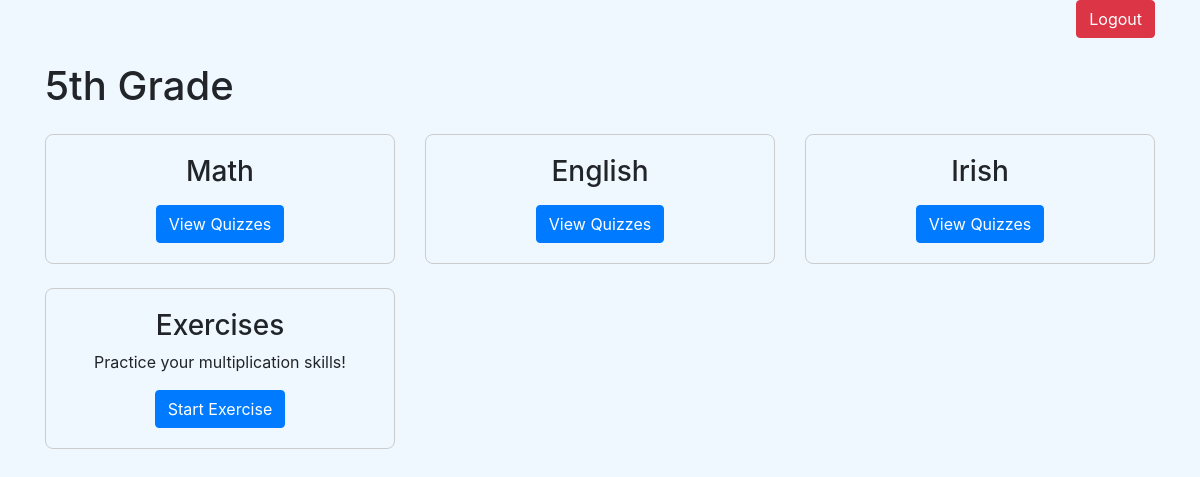
The app's page /education/ (signed in), older data.
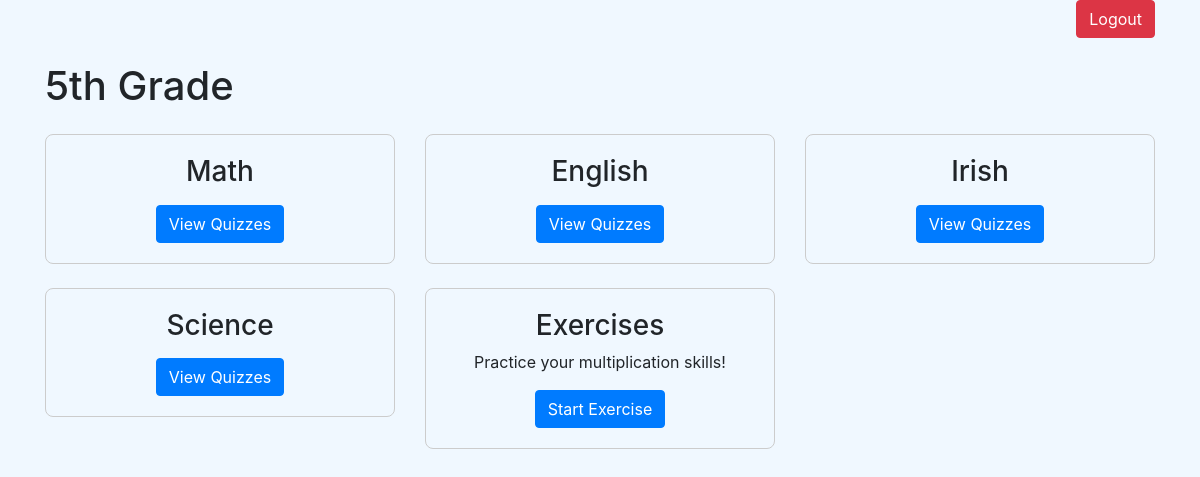
The same page, newer data.
### education/models.py (models this page shows, shortened)
class Category(models.Model):
    name = models.CharField(max_length=100)

### education/views.py (the view)
# urls.py: path('', home_view, name='home'),
@login_required
def home_view(request):
    categories = Category.objects.all()
    return render(request, 'education/home.html', {'categories': categories})

### education/templates/education/home.html (shortened to what this page needs)
{% load static %}
<!DOCTYPE html>
<html lang="en">
<head>
    <link href="https://stackpath.bootstrapcdn.com/bootstrap/4.5.2/css/bootstrap.min.css" rel="stylesheet">
</head>
<body>
    <div class="container">
        <div class="logout-link">
            <form method="POST" action="{% url 'logout' %}">
                <button type="submit" class="btn btn-danger">Logout</button>
            </form>
        </div>
        <h1 class="mt-4 mb-4">5th Grade</h1>
        <div class="row">
            {% for category in categories %}
                <div class="col-md-4 mb-4">
                    <div class="category-card">
                        <h3>{{ category.name }}</h3>
                        <a href="{% url 'quiz_list' %}?category={{ category.id }}" class="btn btn-primary">View Quizzes</a>
                    </div>
                </div>
            {% endfor %}
            <div class="col-md-4 mb-4">
                <div class="category-card">
                    <h3>Exercises</h3>
                    <p>Practice your multiplication skills!</p>
                    <a href="{% url 'exercises' %}" class="btn btn-primary">Start Exercise</a>
                </div>
            </div>
        </div>
    </div>
</body>
</html>

### education/templates/education/home.html (style rules this page uses)
body { background-color: #f0f8ff; }
.category-card { border: 1px solid #ccc; border-radius: 8px; padding: 20px; text-align: center; transition: box-shadow 0.3s; }
.logout-link { text-align: right; margin-bottom: 10px; }

Row changes from the older to the newer data that the page shows:
added Category: name "Science"
